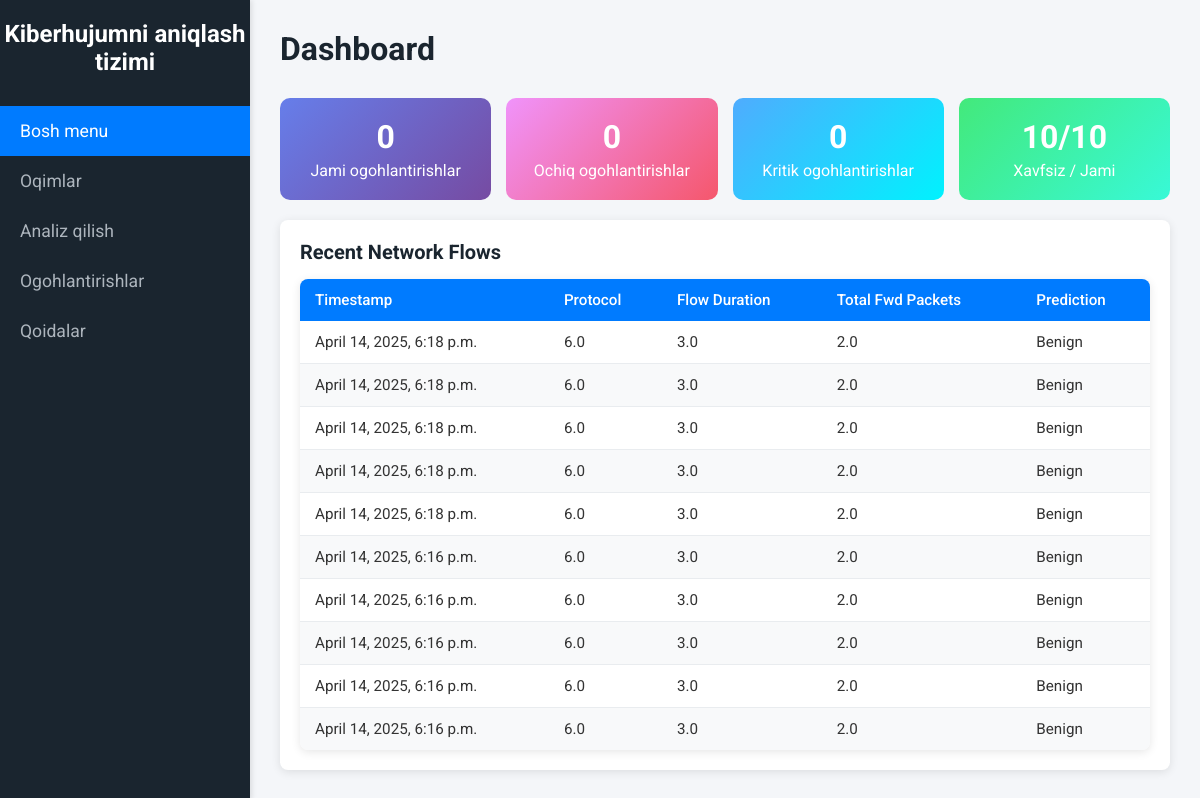
The app's page /, older data.
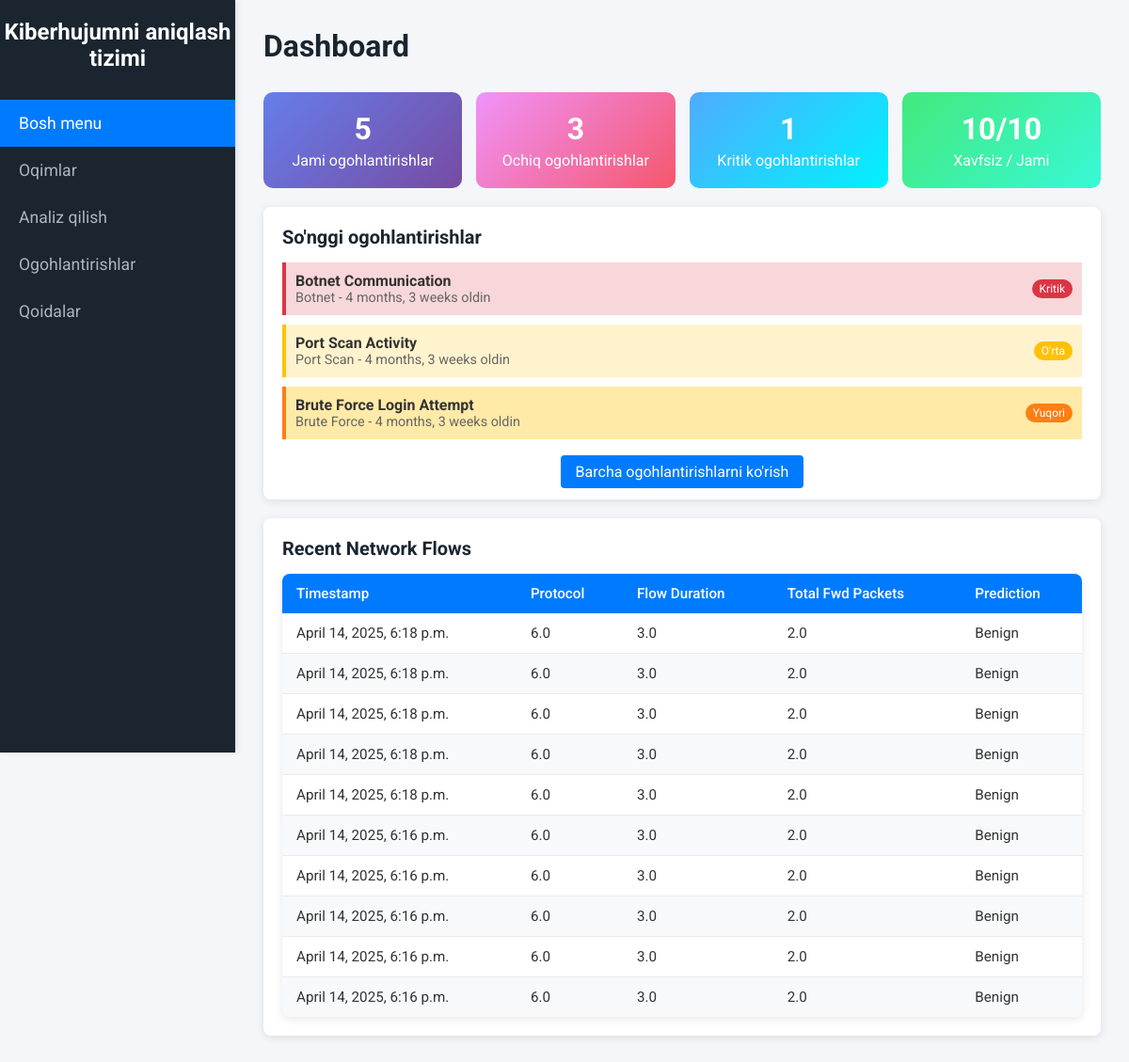
The same page, newer data.
### ids/models.py (models this page shows, shortened)
class NetworkFlow(models.Model):
    protocol = models.FloatField()
    flow_duration = models.FloatField()
    total_fwd_packets = models.FloatField()
    total_backward_packets = models.FloatField()
    fwd_packets_length_total = models.FloatField()
    bwd_packets_length_total = models.FloatField()
    fwd_packet_length_max = models.FloatField()
    fwd_packet_length_min = models.FloatField()
    fwd_packet_length_mean = models.FloatField()
    fwd_packet_length_std = models.FloatField()
    bwd_packet_length_max = models.FloatField()
    bwd_packet_length_min = models.FloatField()
    bwd_packet_length_mean = models.FloatField()
    bwd_packet_length_std = models.FloatField()
    flow_bytes_s = models.FloatField()
    flow_packets_s = models.FloatField()
    flow_iat_mean = models.FloatField()
    flow_iat_std = models.FloatField()
    flow_iat_max = models.FloatField()
    flow_iat_min = models.FloatField()
    fwd_iat_total = models.FloatField()
    fwd_iat_mean = models.FloatField()
    fwd_iat_std = models.FloatField()
    fwd_iat_max = models.FloatField()
    fwd_iat_min = models.FloatField()
    bwd_iat_total = models.FloatField()
    bwd_iat_mean = models.FloatField()
    bwd_iat_std = models.FloatField()
    bwd_iat_max = models.FloatField()
    bwd_iat_min = models.FloatField()
    fwd_psh_flags = models.FloatField()
    fwd_header_length = models.FloatField()
    bwd_header_length = models.FloatField()
    fwd_packets_s = models.FloatField()
    bwd_packets_s = models.FloatField()
    packet_length_min = models.FloatField()
    packet_length_max = models.FloatField()
    packet_length_mean = models.FloatField()
    packet_length_std = models.FloatField()
    packet_length_variance = models.FloatField()
    fin_flag_count = models.FloatField()
    syn_flag_count = models.FloatField()
    rst_flag_count = models.FloatField()
    psh_flag_count = models.FloatField()
    ack_flag_count = models.FloatField()
    urg_flag_count = models.FloatField()
    ece_flag_count = models.FloatField()
    down_up_ratio = models.FloatField()
    avg_packet_size = models.FloatField()
    avg_fwd_segment_size = models.FloatField()
    avg_bwd_segment_size = models.FloatField()
    subflow_fwd_packets = models.FloatField()
    subflow_fwd_bytes = models.FloatField()
    subflow_bwd_packets = models.FloatField()
    subflow_bwd_bytes = models.FloatField()
    init_fwd_win_bytes = models.FloatField()
    init_bwd_win_bytes = models.FloatField()
    fwd_act_data_packets = models.FloatField()
    fwd_seg_size_min = models.FloatField()
    active_mean = models.FloatField()
    active_std = models.FloatField()
    active_max = models.FloatField()
    active_min = models.FloatField()
    idle_mean = models.FloatField()
    idle_std = models.FloatField()
    idle_max = models.FloatField()
    idle_min = models.FloatField()
    prediction = models.CharField(max_length=50, null=True, blank=True)
    timestamp = models.DateTimeField(auto_now_add=True)

class Alert(models.Model):
    SEVERITY_CHOICES = [
        ('low', 'Kam'),
        ('medium', 'O\'rta'),
        ('high', 'Yuqori'),
        ('critical', 'Kritik'),
    ]
    STATUS_CHOICES = [
        ('open', 'Ochiq'),
        ('acknowledged', 'Qabul qilingan'),
        ('resolved', 'Hal qilingan'),
        ('false_positive', 'Noto\'g\'ri signal'),
    ]
    title = models.CharField(max_length=200, verbose_name="Sarlavha")
    description = models.TextField(verbose_name="Tavsif")
    severity = models.CharField(max_length=20, choices=SEVERITY_CHOICES, default='medium', verbose_name="Jiddiylik darajasi")
    status = models.CharField(max_length=20, choices=STATUS_CHOICES, default='open', verbose_name="Holat")
    network_flow = models.ForeignKey(NetworkFlow, on_delete=models.CASCADE, null=True, blank=True, verbose_name="Tarmoq oqimi")
    source_ip = models.GenericIPAddressField(null=True, blank=True, verbose_name="Manba IP")
    destination_ip = models.GenericIPAddressField(null=True, blank=True, verbose_name="Maqsad IP")
    attack_type = models.CharField(max_length=100, null=True, blank=True, verbose_name="Hujum turi")
    created_at = models.DateTimeField(auto_now_add=True, verbose_name="Yaratilgan vaqt")
    updated_at = models.DateTimeField(auto_now=True, verbose_name="Yangilangan vaqt")
    acknowledged_at = models.DateTimeField(null=True, blank=True, verbose_name="Qabul qilingan vaqt")
    resolved_at = models.DateTimeField(null=True, blank=True, verbose_name="Hal qilingan vaqt")
    class Meta:
        ordering = ['-created_at']
        verbose_name = "Ogohlantirish"
        verbose_name_plural = "Ogohlantirishlar"

### ids/views.py (the view)
# urls.py: path('', views.dashboard, name='dashboard'),
def dashboard(request):
    flows = NetworkFlow.objects.all().order_by('-timestamp')[:10]
    total_alerts = Alert.objects.count()
    open_alerts = Alert.objects.filter(status='open').count()
    critical_alerts = Alert.objects.filter(severity='critical', status='open').count()
    recent_alerts = Alert.objects.filter(status='open').order_by('-created_at')[:5]
    recent_predictions = flows.values_list('prediction', flat=True)
    benign_count = sum(1 for p in recent_predictions if p == 'Benign')
    malicious_count = len(recent_predictions) - benign_count
    attack_distribution = Alert.objects.filter(
        created_at__gte=timezone.now() - timedelta(hours=24)
    ).values('attack_type').annotate(count=Count('id')).order_by('-count')[:5]
    context = {
        'flows': flows,
        'total_alerts': total_alerts,
        'open_alerts': open_alerts,
        'critical_alerts': critical_alerts,
        'recent_alerts': recent_alerts,
        'benign_count': benign_count,
        'malicious_count': malicious_count,
        'attack_distribution': attack_distribution,
    }
    return render(request, 'ids/dashboard.html', context)

### ids/templates/ids/dashboard.html (shortened to what the changed rows need)
<!DOCTYPE html>
<html lang="en">
<head>
    {% load static %}
    <link rel="stylesheet" href="{% static 'ids/css/styles.css' %}">
</head>
<body>
    <div class="sidebar">
        <h2>Kiberhujumni aniqlash tizimi</h2>
    </div>
    <div class="main-content">
        <header>
            <h1>Dashboard</h1>
        </header>
        <div style="display: grid; grid-template-columns: repeat(auto-fit, minmax(200px, 1fr)); gap: 15px; margin-bottom: 20px;">
            <div style="background: linear-gradient(135deg, #667eea 0%, #764ba2 100%); color: white; padding: 20px; border-radius: 10px; text-align: center;">
                <h3 style="margin: 0; font-size: 2em;">{{ total_alerts }}</h3>
                <p style="margin: 5px 0 0 0;">Jami ogohlantirishlar</p>
            </div>
            <div style="background: linear-gradient(135deg, #f093fb 0%, #f5576c 100%); color: white; padding: 20px; border-radius: 10px; text-align: center;">
                <h3 style="margin: 0; font-size: 2em;">{{ open_alerts }}</h3>
                <p style="margin: 5px 0 0 0;">Ochiq ogohlantirishlar</p>
            </div>
            <div style="background: linear-gradient(135deg, #4facfe 0%, #00f2fe 100%); color: white; padding: 20px; border-radius: 10px; text-align: center;">
                <h3 style="margin: 0; font-size: 2em;">{{ critical_alerts }}</h3>
                <p style="margin: 5px 0 0 0;">Kritik ogohlantirishlar</p>
            </div>
        </div>
        {% if recent_alerts %}
        <div class="card" style="margin-bottom: 20px;">
            <h3>So'nggi ogohlantirishlar</h3>
            <div style="max-height: 200px; overflow-y: auto;">
                {% for alert in recent_alerts %}
                    <div style="border-left: 4px solid {% if alert.severity == 'critical' %}#dc3545{% elif alert.severity == 'high' %}#fd7e14{% elif alert.severity == 'medium' %}#ffc107{% else %}#28a745{% endif %}; padding: 10px; margin-bottom: 10px; background-color: {% if alert.severity == 'critical' %}#f8d7da{% elif alert.severity == 'high' %}#ffeaa7{% elif alert.severity == 'medium' %}#fff3cd{% else %}#d4edda{% endif %};">
                        <div style="display: flex; justify-content: space-between; align-items: center;">
                            <div>
                                <strong>{{ alert.title }}</strong>
                                <div style="font-size: 0.9em; color: #666;">{{ alert.attack_type|default:"Noma'lum" }} - {{ alert.created_at|timesince }} oldin</div>
                            </div>
                            <span style="background-color: {% if alert.severity == 'critical' %}#dc3545{% elif alert.severity == 'high' %}#fd7e14{% elif alert.severity == 'medium' %}#ffc107{% else %}#28a745{% endif %}; color: white; padding: 3px 8px; border-radius: 12px; font-size: 12px;">
                                {{ alert.get_severity_display }}
                            </span>
                        </div>
                    </div>
                {% endfor %}
            </div>
            <div style="text-align: center; margin-top: 15px;">
                <a href="{% url 'alerts' %}" style="background-color: #007bff; color: white; padding: 8px 16px; text-decoration: none; border-radius: 4px;">Barcha ogohlantirishlarni ko'rish</a>
            </div>
        </div>
        {% endif %}
        <div class="card">
            <table>
                <thead>
                    <tr>
                        <th>Timestamp</th>
                        <th>Protocol</th>
                        <th>Flow Duration</th>
                        <th>Total Fwd Packets</th>
                        <th>Prediction</th>
                    </tr>
                </thead>
                <tbody id="flows-body">
                    {% for flow in flows %}
                    <tr>
                        <td>{{ flow.timestamp }}</td>
                        <td>{{ flow.protocol }}</td>
                        <td>{{ flow.flow_duration }}</td>
                        <td>{{ flow.total_fwd_packets }}</td>
                        <td>{{ flow.prediction }}</td>
                    </tr>
                    {% empty %}
                    <tr>
                        <td colspan="5">No recent flows available.</td>
                    </tr>
                    {% endfor %}
                </tbody>
            </table>
        </div>
    </div>
</body>
</html>

Row changes from the older to the newer data that the page shows:
added Alert: title "Botnet Communication", attack_type "Botnet", created_at "4 months, 3 weeks", severity "Kritik"
added Alert: title "Port Scan Activity", attack_type "Port Scan", created_at "4 months, 3 weeks", severity "O'rta"
added Alert: title "Brute Force Login Attempt", attack_type "Brute Force", created_at "4 months, 3 weeks", severity "Yuqori"
Text that changed along with them:
{{ total_alerts }}: "0" → "5"
{{ open_alerts }}: "0" → "3"
{{ critical_alerts }}: "0" → "1"
text now shown: "So'nggi ogohlantirishlar Barcha ogohlantirishlarni ko'rish"
